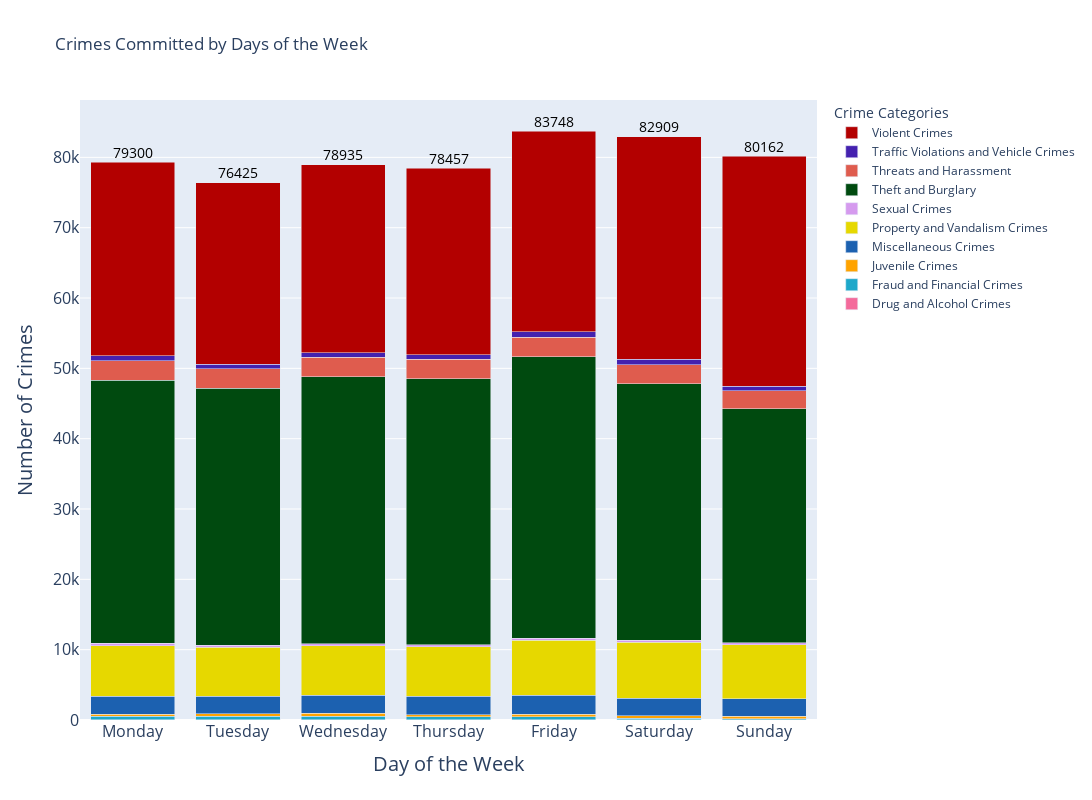

Notebook code for this chart:
### Code cell
# Defining a color palette
custom_colors = ["#f46a9b", "#1ea8ca", "#ffa300", "#1c61b0", "#e6d800", "#d59aee", "#004a0f", "#df5c4e", "#4421af", "#b30000"]

# Preparing data for Plotly
data = []
for i, category in enumerate(crime_counts_by_day.columns):
    data.append(
        go.Bar(
            x=crime_counts_by_day.index,
            y=crime_counts_by_day[category],
            name=category,
            marker_color=custom_colors[i % len(custom_colors)],  # Assigning colors from the palette
            hovertemplate='Day: %{x}<br>Crimes: %{y:}<br>Category: ' + category + '<extra></extra>',
            hoverlabel=dict(
                bgcolor='white',  # Tooltip background color
                font_size=14,     # Tooltip font size
                font_family='Arial',  # Tooltip font
            ),
        )
    )

# Creating the layout for Plotly
layout = go.Layout(
    title='Crimes Committed by Days of the Week',
    xaxis=dict(
        title='Day of the Week',
        tickvals=['Monday', 'Tuesday', 'Wednesday', 'Thursday', 'Friday', 'Saturday', 'Sunday'],
        tickfont=dict(size=16),
        titlefont=dict(size=20)
    ),
    yaxis=dict(
        title='Number of Crimes',
        titlefont=dict(size=20),
        tickfont=dict(size=16),
    ),
    barmode='stack',
    width=1200,  # Chart width
    height=800,  # Chart height
    legend=dict(
        title=dict(text="Crime Categories"),
        itemclick=False,  # Disables category toggling by clicking on the legend
        itemdoubleclick=False  # Disables double-clicking on the legend
    ),
    dragmode=False,  # Disables panning and zooming
)

# Creating the figure
fig = go.Figure(data=data, layout=layout)

# Adding annotations with the total number of crimes above each bar
for day in crime_counts_by_day.index:
    total_crimes = total_crimes_per_day[day]
    fig.add_annotation(
        x=day,
        y=total_crimes,
        text=f'{int(total_crimes)}',
        showarrow=False,
        font=dict(size=14, color='black'),
        align='center',
        yshift=10
    )

# Displaying the chart with interaction features disabled
fig.show(config={
    'displayModeBar': False,  # Disables the top toolbar
    'scrollZoom': False,  # Disables zooming with the scroll
    'displaylogo': False,  # Disables the Plotly logo
    'modeBarButtonsToRemove': ['zoom2d', 'pan2d', 'select2d', 'lasso2d', 'zoomIn2d', 'zoomOut2d', 'autoScale2d', 'resetScale2d', 'hoverClosestCartesian', 'hoverCompareCartesian'],  # Removes specific buttons from the toolbar
})

### Figure 1 — Plotly figure (JSON) as saved in the notebook; plotly's stock layout.template omitted (floating-point values rounded to 4 significant figures)
{"data": [{"hoverlabel": {"bgcolor": "white", "font": {"family": "Arial", "size": 14}}, "hovertemplate": "Day: %{x}<br>Crimes: %{y:}<br>Category: Drug and Alcohol Crimes<extra></extra>", "marker": {"color": "#f46a9b"}, "name": "Drug and Alcohol Crimes", "type": "bar", "x": ["Monday", "Tuesday", "Wednesday", "Thursday", "Friday", "Saturday", "Sunday"], "y": [4, 3, 2, 4, 3, 10, 10]}, {"hoverlabel": {"bgcolor": "white", "font": {"family": "Arial", "size": 14}}, "hovertemplate": "Day: %{x}<br>Crimes: %{y:}<br>Category: Fraud and Financial Crimes<extra></extra>", "marker": {"color": "#1ea8ca"}, "name": "Fraud and Financial Crimes", "type": "bar", "x": ["Monday", "Tuesday", "Wednesday", "Thursday", "Friday", "Saturday", "Sunday"], "y": [513, 517, 508, 442, 486, 239, 198]}, {"hoverlabel": {"bgcolor": "white", "font": {"family": "Arial", "size": 14}}, "hovertemplate": "Day: %{x}<br>Crimes: %{y:}<br>Category: Juvenile Crimes<extra></extra>", "marker": {"color": "#ffa300"}, "name": "Juvenile Crimes", "type": "bar", "x": ["Monday", "Tuesday", "Wednesday", "Thursday", "Friday", "Saturday", "Sunday"], "y": [336, 350, 426, 335, 343, 321, 333]}, {"hoverlabel": {"bgcolor": "white", "font": {"family": "Arial", "size": 14}}, "hovertemplate": "Day: %{x}<br>Crimes: %{y:}<br>Category: Miscellaneous Crimes<extra></extra>", "marker": {"color": "#1c61b0"}, "name": "Miscellaneous Crimes", "type": "bar", "x": ["Monday", "Tuesday", "Wednesday", "Thursday", "Friday", "Saturday", "Sunday"], "y": [2535, 2497, 2549, 2584, 2660, 2538, 2467]}, {"hoverlabel": {"bgcolor": "white", "font": {"family": "Arial", "size": 14}}, "hovertemplate": "Day: %{x}<br>Crimes: %{y:}<br>Category: Property and Vandalism Crimes<extra></extra>", "marker": {"color": "#e6d800"}, "name": "Property and Vandalism Crimes", "type": "bar", "x": ["Monday", "Tuesday", "Wednesday", "Thursday", "Friday", "Saturday", "Sunday"], "y": [7189, 6987, 7051, 7042, 7837, 7945, 7702]}, {"hoverlabel": {"bgcolor": "white", "font": {"family": "Arial", "size": 14}}, "hovertemplate": "Day: %{x}<br>Crimes: %{y:}<br>Category: Sexual Crimes<extra></extra>", "marker": {"color": "#d59aee"}, "name": "Sexual Crimes", "type": "bar", "x": ["Monday", "Tuesday", "Wednesday", "Thursday", "Friday", "Saturday", "Sunday"], "y": [303, 246, 328, 287, 315, 266, 244]}, {"hoverlabel": {"bgcolor": "white", "font": {"family": "Arial", "size": 14}}, "hovertemplate": "Day: %{x}<br>Crimes: %{y:}<br>Category: Theft and Burglary<extra></extra>", "marker": {"color": "#004a0f"}, "name": "Theft and Burglary", "type": "bar", "x": ["Monday", "Tuesday", "Wednesday", "Thursday", "Friday", "Saturday", "Sunday"], "y": [37439, 36600, 37913, 37821, 39991, 36521, 33291]}, {"hoverlabel": {"bgcolor": "white", "font": {"family": "Arial", "size": 14}}, "hovertemplate": "Day: %{x}<br>Crimes: %{y:}<br>Category: Threats and Harassment<extra></extra>", "marker": {"color": "#df5c4e"}, "name": "Threats and Harassment", "type": "bar", "x": ["Monday", "Tuesday", "Wednesday", "Thursday", "Friday", "Saturday", "Sunday"], "y": [2775, 2720, 2772, 2795, 2771, 2704, 2566]}, {"hoverlabel": {"bgcolor": "white", "font": {"family": "Arial", "size": 14}}, "hovertemplate": "Day: %{x}<br>Crimes: %{y:}<br>Category: Traffic Violations and Vehicle Crimes<extra></extra>", "marker": {"color": "#4421af"}, "name": "Traffic Violations and Vehicle Crimes", "type": "bar", "x": ["Monday", "Tuesday", "Wednesday", "Thursday", "Friday", "Saturday", "Sunday"], "y": [711, 671, 696, 648, 783, 786, 676]}, {"hoverlabel": {"bgcolor": "white", "font": {"family": "Arial", "size": 14}}, "hovertemplate": "Day: %{x}<br>Crimes: %{y:}<br>Category: Violent Crimes<extra></extra>", "marker": {"color": "#b30000"}, "name": "Violent Crimes", "type": "bar", "x": ["Monday", "Tuesday", "Wednesday", "Thursday", "Friday", "Saturday", "Sunday"], "y": [27495, 25834, 26690, 26499, 28559, 31579, 32675]}], "layout": {"annotations": [{"align": "center", "font": {"color": "black", "size": 14}, "showarrow": false, "text": "79300", "x": "Monday", "y": 79300, "yshift": 10}, {"align": "center", "font": {"color": "black", "size": 14}, "showarrow": false, "text": "76425", "x": "Tuesday", "y": 76425, "yshift": 10}, {"align": "center", "font": {"color": "black", "size": 14}, "showarrow": false, "text": "78935", "x": "Wednesday", "y": 78935, "yshift": 10}, {"align": "center", "font": {"color": "black", "size": 14}, "showarrow": false, "text": "78457", "x": "Thursday", "y": 78457, "yshift": 10}, {"align": "center", "font": {"color": "black", "size": 14}, "showarrow": false, "text": "83748", "x": "Friday", "y": 83748, "yshift": 10}, {"align": "center", "font": {"color": "black", "size": 14}, "showarrow": false, "text": "82909", "x": "Saturday", "y": 82909, "yshift": 10}, {"align": "center", "font": {"color": "black", "size": 14}, "showarrow": false, "text": "80162", "x": "Sunday", "y": 80162, "yshift": 10}], "barmode": "stack", "dragmode": false, "height": 800, "legend": {"itemclick": false, "itemdoubleclick": false, "title": {"text": "Crime Categories"}}, "title": {"text": "Crimes Committed by Days of the Week"}, "width": 1200, "xaxis": {"tickfont": {"size": 16}, "tickvals": ["Monday", "Tuesday", "Wednesday", "Thursday", "Friday", "Saturday", "Sunday"], "title": {"font": {"size": 20}, "text": "Day of the Week"}}, "yaxis": {"tickfont": {"size": 16}, "title": {"font": {"size": 20}, "text": "Number of Crimes"}}}}
